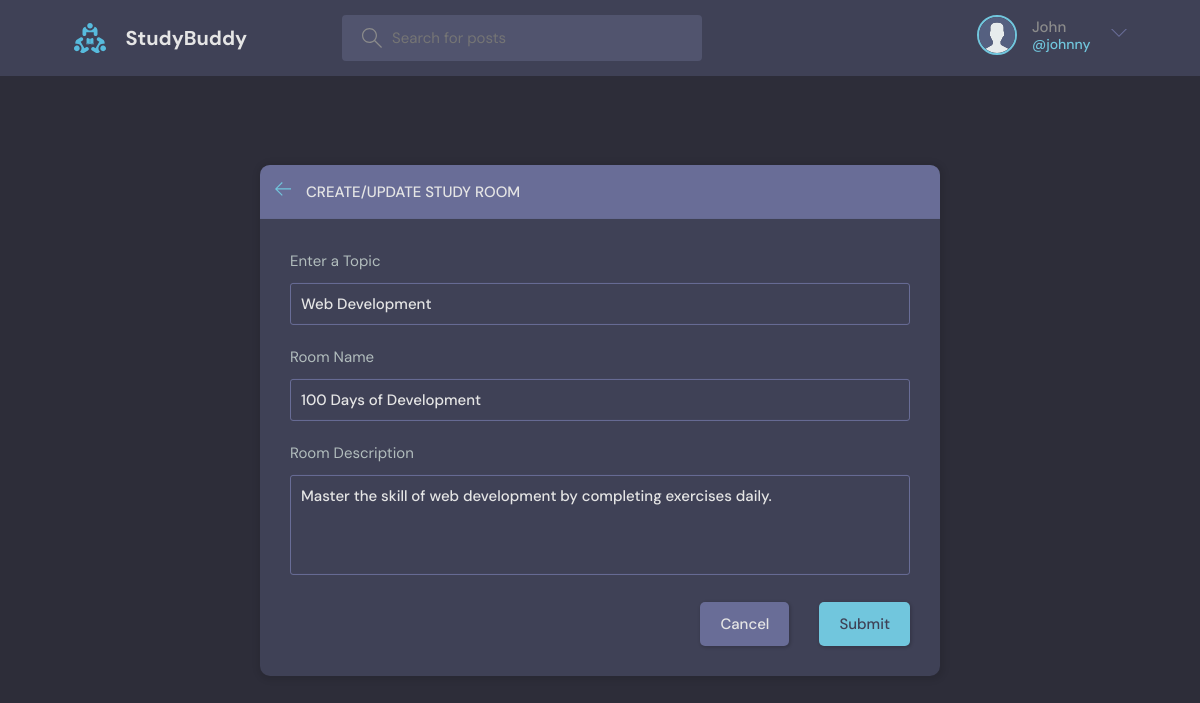
Screenshot of /update-room/23/ (signed in) with the database file from the repository.
### base/models.py (models this page shows, shortened)
class User(AbstractUser):
    name = models.CharField(max_length=200, null=True)
    email = models.EmailField(unique=True, null=True)
    bio = models.TextField(null=True)
    avatar = models.ImageField(null=True, default="avatar.svg")
    USERNAME_FIELD = 'email'
    REQUIRED_FIELDS = []

class Room(models.Model):
    host = models.ForeignKey(User, on_delete=models.SET_NULL, null=True)
    topic = models.ForeignKey(Topic, on_delete=models.SET_NULL, null=True)
    name = models.CharField(max_length=200)
    description = models.TextField(null=True, blank=True)
    participants = models.ManyToManyField(
        User, related_name='participants', blank=True)
    updated = models.DateTimeField(auto_now=True)
    created = models.DateTimeField(auto_now_add=True)
    class Meta:
        ordering = ['-updated', '-created']

class Topic(models.Model):
    name = models.CharField(max_length=200)

### base/views.py (the view, shortened to what this page needs)
# urls.py: path('update-room/<str:pk>/', views.updateRoom, name="update-room"),
@login_required(login_url='login')
def updateRoom(request, pk):
    room = Room.objects.get(id=pk)
    form = RoomForm(instance=room)
    topics = Topic.objects.all()
    if request.user != room.host:
        return HttpResponse('Your are not allowed here!!')
    context = {'form': form, 'topics': topics, 'room': room}
    return render(request, 'base/room_form.html', context)

### base/forms.py
class RoomForm(ModelForm):
    class Meta:
        model = Room
        fields = '__all__'
        exclude = ['host', 'participants']

### base/templates/base/room_form.html (shortened to what this page needs)
{% extends 'main.html' %}
{% block content %}
<main class="create-room layout">
  <div class="container">
    <div class="layout__box">
      <div class="layout__boxHeader">
        <div class="layout__boxTitle">
          <a href="{{request.META.HTTP_REFERER}}">
            <svg version="1.1" xmlns="http://www.w3.org/2000/svg" width="32" height="32" viewBox="0 0 32 32">
              <title>arrow-left</title>
              <path
                d="M13.723 2.286l-13.723 13.714 13.719 13.714 1.616-1.611-10.96-10.96h27.625v-2.286h-27.625l10.965-10.965-1.616-1.607z">
              </path>
            </svg>
          </a>
          <h3>Create/Update Study Room</h3>
        </div>
      </div>
      <div class="layout__body">
        <form class="form" action="" method="POST">
          <div class="form__group">
            <label for="room_topic">Enter a Topic</label>
            <input required type="text" value="{{room.topic.name}}" name="topic" list="topic-list" />
          </div>
          <div class="form__group">
            <label for="room_name">Room Name</label>
            {{form.name}}
          </div>
          <div class="form__group">
            <label for="room_description">Room Description</label>
            {{form.description}}
          </div>
          <div class="form__action">
            <a class="btn btn--dark" href="{{request.META.HTTP_REFERER}}">Cancel</a>
            <button class="btn btn--main" type="submit">Submit</button>
          </div>
        </form>
      </div>
    </div>
  </div>
</main>
{% endblock content %}

### templates/navbar.html (shortened to what this page needs)
{% load static %}
<header class="header header--loggedIn">
  <div class="container">
    <a href="{% url 'home' %}" class="header__logo">
      <img src="{% static 'images/logo.svg' %}" />
      <h1>StudyBuddy</h1>
    </a>
    <form class="header__search" method="GET" action="{% url 'home' %}">
      <label>
        <input name="q" placeholder="Search for posts" />
      </label>
    </form>
    <nav class="header__menu">
      {% if request.user.is_authenticated %}
      <div class="header__user">
        <a href="{% url 'update-user' %}">
          <div class="avatar avatar--medium active">
            <img src="{{request.user.avatar.url}}" />
          </div>
          <p>{{request.user.name}} <span>@{{request.user.username}}</span></p>
        </a>
        <button class="dropdown-button">
          <svg
            version="1.1"
            xmlns="http://www.w3.org/2000/svg"
            width="32"
            height="32"
            viewBox="0 0 32 32"
          >
            <title>chevron-down</title>
            <path d="M16 21l-13-13h-3l16 16 16-16h-3l-13 13z"></path>
          </svg>
        </button>
      </div>
      {% else %}
      <a href="{% url 'login' %}">
        <img src="{% static 'images/avatar.svg' %}" />
        <p>Login</p>
      </a>
      {% endif %}
    </nav>
  </div>
</header>

### static/styles/style.css (style rules this page uses)
:root { --color-main: #71c6dd; --color-main-light: #e1f6fb; --color-dark: #3f4156; --color-dark-medium: #51546e; --color-dark-light: #696d97; --color-light: #e5e5e5; --color-gray: #8b8b8b; --color-light-gray: #b2bdbd; --color-bg: #2d2d39; --color-success: #5dd693; --color-error: #fc4b0b; }
* { font-family: "DM Sans", -apple-system, BlinkMacSystemFont, "Segoe UI", Roboto, Oxygen, Ubuntu, Cantarell, "Open Sans", "Helvetica Neue", sans-serif; margin: 0; padding: 0; box-sizing: border-box; text-rendering: optimizeLegibility; font-size: inherit; }
html { font-size: 56.25%; }
@media only screen and (min-width: 1200px) { html { font-size: 62.5%; } }
body { line-height: 1.6; font-weight: 400; font-size: 1.5rem; color: var(--color-light-gray); background-color: var(--color-bg); min-height: 100vh; }
img { width: 100%; }
a { display: inline-block; color: var(--color-main); text-decoration: none; }
.container { max-width: 120rem; width: 90%; margin: auto; }
.btn { background-color: transparent; border: none; display: inline-flex; align-items: center; gap: 1rem; cursor: pointer; transition: all ease-in-out 0.3s; padding: 1rem 2rem; border-radius: 5px; box-shadow: 1px 1px 3px 1px rgba(0, 0, 0, 0.15); font-weight: 500; }
.btn--main { background-color: var(--color-main); color: var(--color-dark); }
.btn--dark { background-color: var(--color-dark-light); color: var(--color-light); }
.avatar { position: relative; display: inline-block; border-radius: 50%; border: 2px solid var(--color-main); }
.avatar img { display: block; border-radius: 50%; object-fit: cover; object-position: center; }
.avatar.active::after { background-color: var(--color-success); }
.avatar.avatar--medium img { width: 3.6rem; height: 3.6rem; border-radius: 50%; }
.header { padding: 1.5rem; background-color: var(--color-dark); }
.header > .container { display: flex; gap: 9.5rem; }
.header__logo, .header__user { display: flex; gap: 2rem; align-items: center; }
.header__logo > img { height: 3.2rem; width: 3.2rem; }
.header__logo > h1 { font-weight: 700; font-size: 2rem; color: var(--color-light); }
.header__search > label { background-color: var(--color-dark-medium); padding: 1.3rem 1rem; display: flex; align-items: center; gap: 1rem; border-radius: 4px; }
.header__search svg { fill: var(--color-gray); width: 2rem; height: 2rem; margin-left: 1rem; }
.header__search input { width: 30rem; background: transparent; border: none; outline: none; color: var(--color-light); }
.header__menu { margin-left: auto; position: relative; }
.header__menu a { display: flex; gap: 1.5rem; align-items: center; font-weight: 500; text-decoration: none; color: var(--color-gray); }
.header__menu img { height: 3.6rem; }
.header__menu p { line-height: 1.2; }
.header__menu span { color: var(--color-main); font-weight: 500; font-size: 1.4rem; display: block; }
.header__menu svg { width: 1.6rem; height: 1.6rem; fill: var(--color-dark-light); }
.dropdown-button { background: transparent; border: 0; outline: 0; cursor: pointer; }
.layout { margin-top: 2.4rem; }
.layout > .container { display: flex; justify-content: space-between; align-items: flex-start; }
.layout__box { width: 90%; max-width: 48rem; min-height: 40rem; position: absolute; top: 50%; left: 50%; transform: translate(-50%, -46%); background-color: var(--color-dark); border-radius: 1rem; box-shadow: 1px 1px 6px 3px rgba(0, 0, 0, 0.1); overflow: hidden; }
.layout__boxHeader { display: flex; padding: 1.5rem; background-color: var(--color-dark-light); }
.layout__boxTitle { display: flex; gap: 1.5rem; align-items: center; }
.layout__boxTitle h3 { text-transform: uppercase; font-weight: 500; color: var(--color-light); }
.layout__boxTitle svg { width: 1.6rem; height: 1.6rem; fill: var(--color-main); }
.layout__body { margin: 3rem; }
.form__group { margin-bottom: 2rem; width: 100%; }
.form__group label { display: block; font-size: 1.5rem; margin-bottom: 1rem; }
.form__group input, .form__group textarea, .form__group select { background: transparent; border: 1px solid var(--color-dark-light); padding: 1rem; border-radius: 3px; width: 100%; color: var(--color-light); font-weight: 500; outline: none; }
.form__group textarea { background: transparent; height: 10rem; resize: none; }
.form__action { display: flex; justify-content: flex-end; gap: 3rem; }
.create-room.layout .layout__box { max-width: 68rem; }

### rows the page displays
User: user.avatar (placeholder picture), user.name "John", user.username "johnny"
Room: topic "Web Development", name "100 Days of Development", description "Master the skill of web development by completing exercises daily."
